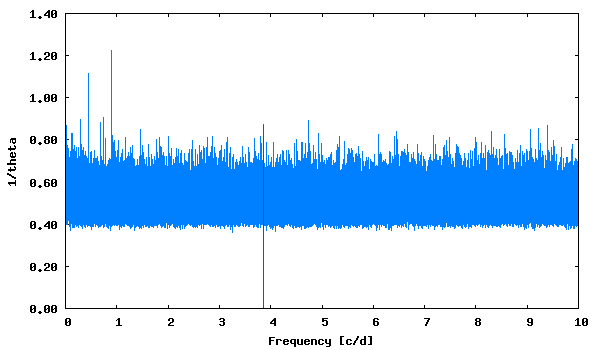

Reproduce this figure in gnuplot.
set term png size 600,350 medium
set colors classic
set output "phase_lc_5.lk.png"
set xlabel "Frequency [c/d]"
set ylabel "1/theta"
set format y "%5.2f"
plot [] "lk.periodogram" using 1:2 with lines linecolor 3 title "", "<echo '3.850441  0.87'" with impulses linecolor 1 title ""
 
